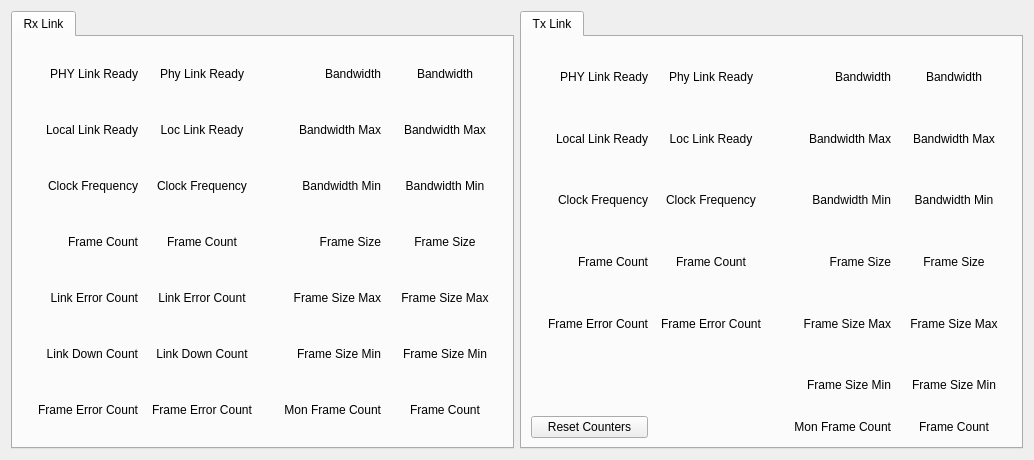
<?xml version="1.0" encoding="UTF-8"?>
<ui version="4.0">
 <class>Form</class>
 <widget class="QWidget" name="Form">
  <property name="geometry">
   <rect>
    <x>0</x>
    <y>0</y>
    <width>1034</width>
    <height>460</height>
   </rect>
  </property>
  <property name="windowTitle">
   <string>Form</string>
  </property>
  <layout class="QHBoxLayout" name="horizontalLayout_2">
   <item>
    <layout class="QHBoxLayout" name="horizontalLayout">
     <item>
      <widget class="QTabWidget" name="tabWidget">
       <property name="currentIndex">
        <number>0</number>
       </property>
       <widget class="QWidget" name="rx">
        <attribute name="title">
         <string>Rx Link</string>
        </attribute>
        <layout class="QGridLayout" name="gridLayout_2">
         <item row="0" column="0">
          <layout class="QGridLayout" name="gridLayout">
           <property name="verticalSpacing">
            <number>0</number>
           </property>
           <item row="2" column="1">
            <widget class="PyDMLabel" name="PyDMLabel_3">
             <property name="toolTip">
              <string/>
             </property>
             <property name="styleSheet">
              <string notr="true"/>
             </property>
             <property name="text">
              <string>Clock Frequency</string>
             </property>
             <property name="alignment">
              <set>Qt::AlignCenter</set>
             </property>
             <property name="showUnits" stdset="0">
              <bool>true</bool>
             </property>
             <property name="alarmSensitiveContent" stdset="0">
              <bool>true</bool>
             </property>
             <property name="channel" stdset="0">
              <string>ca://${P}:PGP_RX_CLK_${N}</string>
             </property>
            </widget>
           </item>
           <item row="2" column="0">
            <widget class="QLabel" name="label_5">
             <property name="text">
              <string>Clock Frequency</string>
             </property>
             <property name="alignment">
              <set>Qt::AlignRight|Qt::AlignTrailing|Qt::AlignVCenter</set>
             </property>
            </widget>
           </item>
           <item row="1" column="1">
            <widget class="PyDMLabel" name="PyDMLabel_2">
             <property name="toolTip">
              <string/>
             </property>
             <property name="styleSheet">
              <string notr="true"/>
             </property>
             <property name="text">
              <string>Loc Link Ready</string>
             </property>
             <property name="alignment">
              <set>Qt::AlignCenter</set>
             </property>
             <property name="alarmSensitiveContent" stdset="0">
              <bool>true</bool>
             </property>
             <property name="channel" stdset="0">
              <string>ca://${P}:PGP_RX_LOC_RDY_${N}</string>
             </property>
            </widget>
           </item>
           <item row="4" column="1">
            <widget class="PyDMLabel" name="PyDMLabel_5">
             <property name="toolTip">
              <string/>
             </property>
             <property name="styleSheet">
              <string notr="true"/>
             </property>
             <property name="text">
              <string>Link Error Count</string>
             </property>
             <property name="alignment">
              <set>Qt::AlignCenter</set>
             </property>
             <property name="alarmSensitiveContent" stdset="0">
              <bool>true</bool>
             </property>
             <property name="channel" stdset="0">
              <string>ca://${P}:PGP_RX_LINK_ERR_CNT_${N}</string>
             </property>
            </widget>
           </item>
           <item row="4" column="0">
            <widget class="QLabel" name="label_7">
             <property name="text">
              <string>Link Error Count</string>
             </property>
             <property name="alignment">
              <set>Qt::AlignRight|Qt::AlignTrailing|Qt::AlignVCenter</set>
             </property>
            </widget>
           </item>
           <item row="1" column="2">
            <widget class="QLabel" name="label_11">
             <property name="text">
              <string>Bandwidth Max</string>
             </property>
             <property name="alignment">
              <set>Qt::AlignRight|Qt::AlignTrailing|Qt::AlignVCenter</set>
             </property>
            </widget>
           </item>
           <item row="3" column="1">
            <widget class="PyDMLabel" name="PyDMLabel_4">
             <property name="toolTip">
              <string/>
             </property>
             <property name="styleSheet">
              <string notr="true"/>
             </property>
             <property name="text">
              <string>Frame Count</string>
             </property>
             <property name="alignment">
              <set>Qt::AlignCenter</set>
             </property>
             <property name="alarmSensitiveContent" stdset="0">
              <bool>true</bool>
             </property>
             <property name="channel" stdset="0">
              <string>ca://${P}:PGP_RX_FRAME_CNT_${N}</string>
             </property>
            </widget>
           </item>
           <item row="2" column="2">
            <widget class="QLabel" name="label_12">
             <property name="text">
              <string>Bandwidth Min</string>
             </property>
             <property name="alignment">
              <set>Qt::AlignRight|Qt::AlignTrailing|Qt::AlignVCenter</set>
             </property>
            </widget>
           </item>
           <item row="1" column="0">
            <widget class="QLabel" name="label_4">
             <property name="text">
              <string>Local Link Ready</string>
             </property>
             <property name="alignment">
              <set>Qt::AlignRight|Qt::AlignTrailing|Qt::AlignVCenter</set>
             </property>
            </widget>
           </item>
           <item row="3" column="2">
            <widget class="QLabel" name="label_13">
             <property name="text">
              <string>Frame Size</string>
             </property>
             <property name="alignment">
              <set>Qt::AlignRight|Qt::AlignTrailing|Qt::AlignVCenter</set>
             </property>
            </widget>
           </item>
           <item row="6" column="1">
            <widget class="PyDMLabel" name="PyDMLabel_7">
             <property name="toolTip">
              <string/>
             </property>
             <property name="styleSheet">
              <string notr="true"/>
             </property>
             <property name="text">
              <string>Frame Error Count</string>
             </property>
             <property name="alignment">
              <set>Qt::AlignCenter</set>
             </property>
             <property name="alarmSensitiveContent" stdset="0">
              <bool>true</bool>
             </property>
             <property name="channel" stdset="0">
              <string>ca://${P}:PGP_RX_FRAME_ERR_CNT_${N}</string>
             </property>
            </widget>
           </item>
           <item row="6" column="0">
            <widget class="QLabel" name="label_9">
             <property name="text">
              <string>Frame Error Count</string>
             </property>
             <property name="alignment">
              <set>Qt::AlignRight|Qt::AlignTrailing|Qt::AlignVCenter</set>
             </property>
            </widget>
           </item>
           <item row="6" column="2">
            <widget class="QLabel" name="label_16">
             <property name="text">
              <string>Mon Frame Count</string>
             </property>
             <property name="alignment">
              <set>Qt::AlignRight|Qt::AlignTrailing|Qt::AlignVCenter</set>
             </property>
            </widget>
           </item>
           <item row="5" column="0">
            <widget class="QLabel" name="label_8">
             <property name="text">
              <string>Link Down Count</string>
             </property>
             <property name="alignment">
              <set>Qt::AlignRight|Qt::AlignTrailing|Qt::AlignVCenter</set>
             </property>
            </widget>
           </item>
           <item row="5" column="2">
            <widget class="QLabel" name="label_15">
             <property name="text">
              <string>Frame Size Min</string>
             </property>
             <property name="alignment">
              <set>Qt::AlignRight|Qt::AlignTrailing|Qt::AlignVCenter</set>
             </property>
            </widget>
           </item>
           <item row="0" column="0">
            <widget class="QLabel" name="label_3">
             <property name="text">
              <string>PHY Link Ready</string>
             </property>
             <property name="alignment">
              <set>Qt::AlignRight|Qt::AlignTrailing|Qt::AlignVCenter</set>
             </property>
            </widget>
           </item>
           <item row="0" column="1">
            <widget class="PyDMLabel" name="PyDMLabel">
             <property name="toolTip">
              <string/>
             </property>
             <property name="styleSheet">
              <string notr="true"/>
             </property>
             <property name="text">
              <string>Phy Link Ready</string>
             </property>
             <property name="alignment">
              <set>Qt::AlignCenter</set>
             </property>
             <property name="alarmSensitiveContent" stdset="0">
              <bool>true</bool>
             </property>
             <property name="channel" stdset="0">
              <string>ca://${P}:PGP_RX_PHY_RDY_${N}</string>
             </property>
            </widget>
           </item>
           <item row="5" column="1">
            <widget class="PyDMLabel" name="PyDMLabel_6">
             <property name="toolTip">
              <string/>
             </property>
             <property name="styleSheet">
              <string notr="true"/>
             </property>
             <property name="text">
              <string>Link Down Count</string>
             </property>
             <property name="alignment">
              <set>Qt::AlignCenter</set>
             </property>
             <property name="alarmSensitiveContent" stdset="0">
              <bool>true</bool>
             </property>
             <property name="channel" stdset="0">
              <string>ca://${P}:PGP_RX_LINK_DOWN_CNT_${N}</string>
             </property>
            </widget>
           </item>
           <item row="0" column="2">
            <widget class="QLabel" name="label_10">
             <property name="text">
              <string>Bandwidth</string>
             </property>
             <property name="alignment">
              <set>Qt::AlignRight|Qt::AlignTrailing|Qt::AlignVCenter</set>
             </property>
            </widget>
           </item>
           <item row="4" column="2">
            <widget class="QLabel" name="label_14">
             <property name="text">
              <string>Frame Size Max</string>
             </property>
             <property name="alignment">
              <set>Qt::AlignRight|Qt::AlignTrailing|Qt::AlignVCenter</set>
             </property>
            </widget>
           </item>
           <item row="3" column="0">
            <widget class="QLabel" name="label_6">
             <property name="text">
              <string>Frame Count</string>
             </property>
             <property name="alignment">
              <set>Qt::AlignRight|Qt::AlignTrailing|Qt::AlignVCenter</set>
             </property>
            </widget>
           </item>
           <item row="0" column="3">
            <widget class="PyDMLabel" name="PyDMLabel_8">
             <property name="toolTip">
              <string/>
             </property>
             <property name="styleSheet">
              <string notr="true"/>
             </property>
             <property name="text">
              <string>Bandwidth</string>
             </property>
             <property name="alignment">
              <set>Qt::AlignCenter</set>
             </property>
             <property name="showUnits" stdset="0">
              <bool>true</bool>
             </property>
             <property name="alarmSensitiveContent" stdset="0">
              <bool>true</bool>
             </property>
             <property name="channel" stdset="0">
              <string>ca://${P}:PGP_RX_MON_BANDWIDTH_${N}</string>
             </property>
            </widget>
           </item>
           <item row="1" column="3">
            <widget class="PyDMLabel" name="PyDMLabel_9">
             <property name="toolTip">
              <string/>
             </property>
             <property name="styleSheet">
              <string notr="true"/>
             </property>
             <property name="text">
              <string>Bandwidth Max</string>
             </property>
             <property name="alignment">
              <set>Qt::AlignCenter</set>
             </property>
             <property name="showUnits" stdset="0">
              <bool>true</bool>
             </property>
             <property name="alarmSensitiveContent" stdset="0">
              <bool>true</bool>
             </property>
             <property name="channel" stdset="0">
              <string>ca://${P}:PGP_RX_MON_BANDWIDTH_MAX_${N}</string>
             </property>
            </widget>
           </item>
           <item row="2" column="3">
            <widget class="PyDMLabel" name="PyDMLabel_10">
             <property name="toolTip">
              <string/>
             </property>
             <property name="styleSheet">
              <string notr="true"/>
             </property>
             <property name="text">
              <string>Bandwidth Min</string>
             </property>
             <property name="alignment">
              <set>Qt::AlignCenter</set>
             </property>
             <property name="showUnits" stdset="0">
              <bool>true</bool>
             </property>
             <property name="alarmSensitiveContent" stdset="0">
              <bool>true</bool>
             </property>
             <property name="channel" stdset="0">
              <string>ca://${P}:PGP_RX_MON_BANDWIDTH_MIN_${N}</string>
             </property>
            </widget>
           </item>
           <item row="3" column="3">
            <widget class="PyDMLabel" name="PyDMLabel_11">
             <property name="toolTip">
              <string/>
             </property>
             <property name="styleSheet">
              <string notr="true"/>
             </property>
             <property name="text">
              <string>Frame Size</string>
             </property>
             <property name="alignment">
              <set>Qt::AlignCenter</set>
             </property>
             <property name="showUnits" stdset="0">
              <bool>true</bool>
             </property>
             <property name="alarmSensitiveContent" stdset="0">
              <bool>true</bool>
             </property>
             <property name="channel" stdset="0">
              <string>ca://${P}:PGP_RX_MON_FRAME_SIZE_${N}</string>
             </property>
            </widget>
           </item>
           <item row="4" column="3">
            <widget class="PyDMLabel" name="PyDMLabel_12">
             <property name="toolTip">
              <string/>
             </property>
             <property name="styleSheet">
              <string notr="true"/>
             </property>
             <property name="text">
              <string>Frame Size Max</string>
             </property>
             <property name="alignment">
              <set>Qt::AlignCenter</set>
             </property>
             <property name="showUnits" stdset="0">
              <bool>true</bool>
             </property>
             <property name="alarmSensitiveContent" stdset="0">
              <bool>true</bool>
             </property>
             <property name="channel" stdset="0">
              <string>ca://${P}:PGP_RX_MON_FRAME_SIZE_MAX_${N}</string>
             </property>
            </widget>
           </item>
           <item row="5" column="3">
            <widget class="PyDMLabel" name="PyDMLabel_13">
             <property name="toolTip">
              <string/>
             </property>
             <property name="styleSheet">
              <string notr="true"/>
             </property>
             <property name="text">
              <string>Frame Size Min</string>
             </property>
             <property name="alignment">
              <set>Qt::AlignCenter</set>
             </property>
             <property name="showUnits" stdset="0">
              <bool>true</bool>
             </property>
             <property name="alarmSensitiveContent" stdset="0">
              <bool>true</bool>
             </property>
             <property name="channel" stdset="0">
              <string>ca://${P}:PGP_RX_MON_FRAME_SIZE_MIN_${N}</string>
             </property>
            </widget>
           </item>
           <item row="6" column="3">
            <widget class="PyDMLabel" name="PyDMLabel_14">
             <property name="toolTip">
              <string/>
             </property>
             <property name="styleSheet">
              <string notr="true"/>
             </property>
             <property name="text">
              <string>Frame Count</string>
             </property>
             <property name="alignment">
              <set>Qt::AlignCenter</set>
             </property>
             <property name="showUnits" stdset="0">
              <bool>false</bool>
             </property>
             <property name="alarmSensitiveContent" stdset="0">
              <bool>true</bool>
             </property>
             <property name="channel" stdset="0">
              <string>ca://${P}:PGP_RX_MON_FRAME_CNT_${N}</string>
             </property>
            </widget>
           </item>
          </layout>
         </item>
        </layout>
       </widget>
      </widget>
     </item>
     <item>
      <widget class="QTabWidget" name="tabWidget_2">
       <property name="currentIndex">
        <number>0</number>
       </property>
       <widget class="QWidget" name="tx">
        <attribute name="title">
         <string>Tx Link</string>
        </attribute>
        <layout class="QGridLayout" name="gridLayout_4">
         <property name="horizontalSpacing">
          <number>5</number>
         </property>
         <property name="verticalSpacing">
          <number>0</number>
         </property>
         <item row="0" column="0">
          <layout class="QGridLayout" name="gridLayout_3">
           <property name="horizontalSpacing">
            <number>5</number>
           </property>
           <property name="verticalSpacing">
            <number>0</number>
           </property>
           <item row="3" column="1">
            <widget class="PyDMLabel" name="PyDMLabel_18">
             <property name="toolTip">
              <string/>
             </property>
             <property name="styleSheet">
              <string notr="true"/>
             </property>
             <property name="text">
              <string>Frame Count</string>
             </property>
             <property name="alignment">
              <set>Qt::AlignCenter</set>
             </property>
             <property name="alarmSensitiveContent" stdset="0">
              <bool>true</bool>
             </property>
             <property name="channel" stdset="0">
              <string>ca://${P}:PGP_TX_FRAME_CNT_${N}</string>
             </property>
            </widget>
           </item>
           <item row="1" column="0">
            <widget class="QLabel" name="label_18">
             <property name="text">
              <string>Local Link Ready</string>
             </property>
             <property name="alignment">
              <set>Qt::AlignRight|Qt::AlignTrailing|Qt::AlignVCenter</set>
             </property>
            </widget>
           </item>
           <item row="4" column="1">
            <widget class="PyDMLabel" name="PyDMLabel_21">
             <property name="toolTip">
              <string/>
             </property>
             <property name="styleSheet">
              <string notr="true"/>
             </property>
             <property name="text">
              <string>Frame Error Count</string>
             </property>
             <property name="alignment">
              <set>Qt::AlignCenter</set>
             </property>
             <property name="alarmSensitiveContent" stdset="0">
              <bool>true</bool>
             </property>
             <property name="channel" stdset="0">
              <string>ca://${P}:PGP_TX_FRAME_ERR_CNT_${N}</string>
             </property>
            </widget>
           </item>
           <item row="3" column="0">
            <widget class="QLabel" name="label_20">
             <property name="text">
              <string>Frame Count</string>
             </property>
             <property name="alignment">
              <set>Qt::AlignRight|Qt::AlignTrailing|Qt::AlignVCenter</set>
             </property>
            </widget>
           </item>
           <item row="0" column="1">
            <widget class="PyDMLabel" name="PyDMLabel_15">
             <property name="toolTip">
              <string/>
             </property>
             <property name="styleSheet">
              <string notr="true"/>
             </property>
             <property name="text">
              <string>Phy Link Ready</string>
             </property>
             <property name="alignment">
              <set>Qt::AlignCenter</set>
             </property>
             <property name="alarmSensitiveContent" stdset="0">
              <bool>true</bool>
             </property>
             <property name="channel" stdset="0">
              <string>ca://${P}:PGP_TX_PHY_RDY_${N}</string>
             </property>
            </widget>
           </item>
           <item row="0" column="0">
            <widget class="QLabel" name="label_17">
             <property name="text">
              <string>PHY Link Ready</string>
             </property>
             <property name="alignment">
              <set>Qt::AlignRight|Qt::AlignTrailing|Qt::AlignVCenter</set>
             </property>
            </widget>
           </item>
           <item row="4" column="0">
            <widget class="QLabel" name="label_23">
             <property name="text">
              <string>Frame Error Count</string>
             </property>
             <property name="alignment">
              <set>Qt::AlignRight|Qt::AlignTrailing|Qt::AlignVCenter</set>
             </property>
            </widget>
           </item>
           <item row="1" column="1">
            <widget class="PyDMLabel" name="PyDMLabel_16">
             <property name="toolTip">
              <string/>
             </property>
             <property name="styleSheet">
              <string notr="true"/>
             </property>
             <property name="text">
              <string>Loc Link Ready</string>
             </property>
             <property name="alignment">
              <set>Qt::AlignCenter</set>
             </property>
             <property name="alarmSensitiveContent" stdset="0">
              <bool>true</bool>
             </property>
             <property name="channel" stdset="0">
              <string>ca://${P}:PGP_TX_LINK_RDY_${N}</string>
             </property>
            </widget>
           </item>
           <item row="0" column="2">
            <widget class="QLabel" name="label_24">
             <property name="text">
              <string>Bandwidth</string>
             </property>
             <property name="alignment">
              <set>Qt::AlignRight|Qt::AlignTrailing|Qt::AlignVCenter</set>
             </property>
            </widget>
           </item>
           <item row="2" column="0">
            <widget class="QLabel" name="label_19">
             <property name="text">
              <string>Clock Frequency</string>
             </property>
             <property name="alignment">
              <set>Qt::AlignRight|Qt::AlignTrailing|Qt::AlignVCenter</set>
             </property>
            </widget>
           </item>
           <item row="1" column="2">
            <widget class="QLabel" name="label_25">
             <property name="text">
              <string>Bandwidth Max</string>
             </property>
             <property name="alignment">
              <set>Qt::AlignRight|Qt::AlignTrailing|Qt::AlignVCenter</set>
             </property>
            </widget>
           </item>
           <item row="2" column="1">
            <widget class="PyDMLabel" name="PyDMLabel_17">
             <property name="toolTip">
              <string/>
             </property>
             <property name="styleSheet">
              <string notr="true"/>
             </property>
             <property name="text">
              <string>Clock Frequency</string>
             </property>
             <property name="alignment">
              <set>Qt::AlignCenter</set>
             </property>
             <property name="showUnits" stdset="0">
              <bool>true</bool>
             </property>
             <property name="alarmSensitiveContent" stdset="0">
              <bool>true</bool>
             </property>
             <property name="channel" stdset="0">
              <string>ca://${P}:PGP_TX_CLK_${N}</string>
             </property>
            </widget>
           </item>
           <item row="6" column="2">
            <widget class="QLabel" name="label_30">
             <property name="text">
              <string>Mon Frame Count</string>
             </property>
             <property name="alignment">
              <set>Qt::AlignRight|Qt::AlignTrailing|Qt::AlignVCenter</set>
             </property>
            </widget>
           </item>
           <item row="5" column="2">
            <widget class="QLabel" name="label_29">
             <property name="text">
              <string>Frame Size Min</string>
             </property>
             <property name="alignment">
              <set>Qt::AlignRight|Qt::AlignTrailing|Qt::AlignVCenter</set>
             </property>
            </widget>
           </item>
           <item row="2" column="2">
            <widget class="QLabel" name="label_26">
             <property name="text">
              <string>Bandwidth Min</string>
             </property>
             <property name="alignment">
              <set>Qt::AlignRight|Qt::AlignTrailing|Qt::AlignVCenter</set>
             </property>
            </widget>
           </item>
           <item row="3" column="2">
            <widget class="QLabel" name="label_27">
             <property name="text">
              <string>Frame Size</string>
             </property>
             <property name="alignment">
              <set>Qt::AlignRight|Qt::AlignTrailing|Qt::AlignVCenter</set>
             </property>
            </widget>
           </item>
           <item row="4" column="2">
            <widget class="QLabel" name="label_28">
             <property name="text">
              <string>Frame Size Max</string>
             </property>
             <property name="alignment">
              <set>Qt::AlignRight|Qt::AlignTrailing|Qt::AlignVCenter</set>
             </property>
            </widget>
           </item>
           <item row="0" column="3">
            <widget class="PyDMLabel" name="PyDMLabel_22">
             <property name="toolTip">
              <string/>
             </property>
             <property name="styleSheet">
              <string notr="true"/>
             </property>
             <property name="text">
              <string>Bandwidth</string>
             </property>
             <property name="alignment">
              <set>Qt::AlignCenter</set>
             </property>
             <property name="showUnits" stdset="0">
              <bool>true</bool>
             </property>
             <property name="alarmSensitiveContent" stdset="0">
              <bool>true</bool>
             </property>
             <property name="channel" stdset="0">
              <string>ca://${P}:PGP_TX_MON_BANDWIDTH_${N}</string>
             </property>
            </widget>
           </item>
           <item row="1" column="3">
            <widget class="PyDMLabel" name="PyDMLabel_23">
             <property name="toolTip">
              <string/>
             </property>
             <property name="styleSheet">
              <string notr="true"/>
             </property>
             <property name="text">
              <string>Bandwidth Max</string>
             </property>
             <property name="alignment">
              <set>Qt::AlignCenter</set>
             </property>
             <property name="showUnits" stdset="0">
              <bool>true</bool>
             </property>
             <property name="alarmSensitiveContent" stdset="0">
              <bool>true</bool>
             </property>
             <property name="channel" stdset="0">
              <string>ca://${P}:PGP_TX_MON_BANDWIDTH_MAX_${N}</string>
             </property>
            </widget>
           </item>
           <item row="2" column="3">
            <widget class="PyDMLabel" name="PyDMLabel_24">
             <property name="toolTip">
              <string/>
             </property>
             <property name="styleSheet">
              <string notr="true"/>
             </property>
             <property name="text">
              <string>Bandwidth Min</string>
             </property>
             <property name="alignment">
              <set>Qt::AlignCenter</set>
             </property>
             <property name="showUnits" stdset="0">
              <bool>true</bool>
             </property>
             <property name="alarmSensitiveContent" stdset="0">
              <bool>true</bool>
             </property>
             <property name="channel" stdset="0">
              <string>ca://${P}:PGP_TX_MON_BANDWIDTH_MIN_${N}</string>
             </property>
            </widget>
           </item>
           <item row="3" column="3">
            <widget class="PyDMLabel" name="PyDMLabel_25">
             <property name="toolTip">
              <string/>
             </property>
             <property name="styleSheet">
              <string notr="true"/>
             </property>
             <property name="text">
              <string>Frame Size</string>
             </property>
             <property name="alignment">
              <set>Qt::AlignCenter</set>
             </property>
             <property name="showUnits" stdset="0">
              <bool>true</bool>
             </property>
             <property name="alarmSensitiveContent" stdset="0">
              <bool>true</bool>
             </property>
             <property name="channel" stdset="0">
              <string>ca://${P}:PGP_TX_MON_FRAME_SIZE_${N}</string>
             </property>
            </widget>
           </item>
           <item row="4" column="3">
            <widget class="PyDMLabel" name="PyDMLabel_26">
             <property name="toolTip">
              <string/>
             </property>
             <property name="styleSheet">
              <string notr="true"/>
             </property>
             <property name="text">
              <string>Frame Size Max</string>
             </property>
             <property name="alignment">
              <set>Qt::AlignCenter</set>
             </property>
             <property name="showUnits" stdset="0">
              <bool>true</bool>
             </property>
             <property name="alarmSensitiveContent" stdset="0">
              <bool>true</bool>
             </property>
             <property name="channel" stdset="0">
              <string>ca://${P}:PGP_TX_MON_FRAME_SIZE_MAX_${N}</string>
             </property>
            </widget>
           </item>
           <item row="5" column="3">
            <widget class="PyDMLabel" name="PyDMLabel_27">
             <property name="toolTip">
              <string/>
             </property>
             <property name="styleSheet">
              <string notr="true"/>
             </property>
             <property name="text">
              <string>Frame Size Min</string>
             </property>
             <property name="alignment">
              <set>Qt::AlignCenter</set>
             </property>
             <property name="showUnits" stdset="0">
              <bool>true</bool>
             </property>
             <property name="alarmSensitiveContent" stdset="0">
              <bool>true</bool>
             </property>
             <property name="channel" stdset="0">
              <string>ca://${P}:PGP_TX_MON_FRAME_SIZE_MIN_${N}</string>
             </property>
            </widget>
           </item>
           <item row="6" column="3">
            <widget class="PyDMLabel" name="PyDMLabel_28">
             <property name="toolTip">
              <string/>
             </property>
             <property name="styleSheet">
              <string notr="true"/>
             </property>
             <property name="text">
              <string>Frame Count</string>
             </property>
             <property name="alignment">
              <set>Qt::AlignCenter</set>
             </property>
             <property name="rules" stdset="0">
              <string>[{&quot;name&quot;: &quot;New Rule&quot;, &quot;property&quot;: &quot;Text&quot;, &quot;initial_value&quot;: &quot;&quot;, &quot;expression&quot;: &quot;'0x{:X}'.format(ch[0] if ch[0]&gt;=0 else ch[0]+2**32)&quot;, &quot;channels&quot;: [{&quot;channel&quot;: &quot;ca://${P}:PGP_TX_MON_FRAME_CNT_${N}&quot;, &quot;trigger&quot;: true, &quot;use_enum&quot;: true}]}]</string>
             </property>
             <property name="precision" stdset="0">
              <number>0</number>
             </property>
             <property name="showUnits" stdset="0">
              <bool>false</bool>
             </property>
             <property name="precisionFromPV" stdset="0">
              <bool>true</bool>
             </property>
             <property name="alarmSensitiveContent" stdset="0">
              <bool>true</bool>
             </property>
             <property name="alarmSensitiveBorder" stdset="0">
              <bool>true</bool>
             </property>
             <property name="PyDMToolTip" stdset="0">
              <string/>
             </property>
             <property name="channel" stdset="0">
              <string/>
             </property>
             <property name="displayFormat" stdset="0">
              <enum>PyDMLabel::String</enum>
             </property>
            </widget>
           </item>
           <item row="6" column="0">
            <widget class="PyDMPushButton" name="PyDMPushButton">
             <property name="toolTip">
              <string/>
             </property>
             <property name="text">
              <string>Reset Counters</string>
             </property>
             <property name="channel" stdset="0">
              <string>ca://${P}:PGP_CNTRST_${N}</string>
             </property>
             <property name="pressValue" stdset="0">
              <string>1</string>
             </property>
             <property name="releaseValue" stdset="0">
              <string>0</string>
             </property>
            </widget>
           </item>
          </layout>
         </item>
        </layout>
       </widget>
      </widget>
     </item>
    </layout>
   </item>
  </layout>
 </widget>
 <customwidgets>
  <customwidget>
   <class>PyDMLabel</class>
   <extends>QLabel</extends>
   <header>pydm.widgets.label</header>
  </customwidget>
  <customwidget>
   <class>PyDMPushButton</class>
   <extends>QPushButton</extends>
   <header>pydm.widgets.pushbutton</header>
  </customwidget>
 </customwidgets>
 <resources/>
 <connections/>
</ui>
